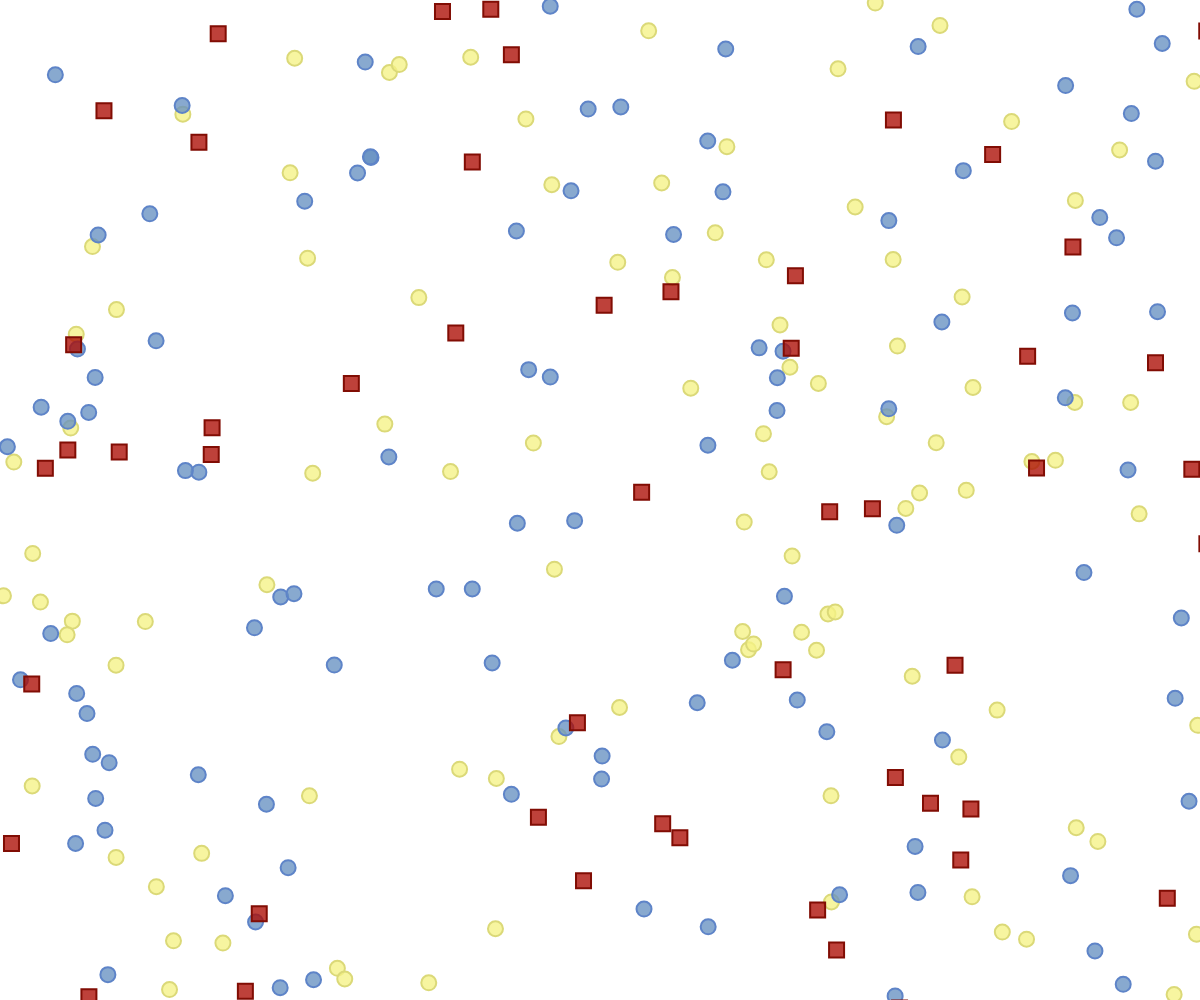
Frame 1 (no input)
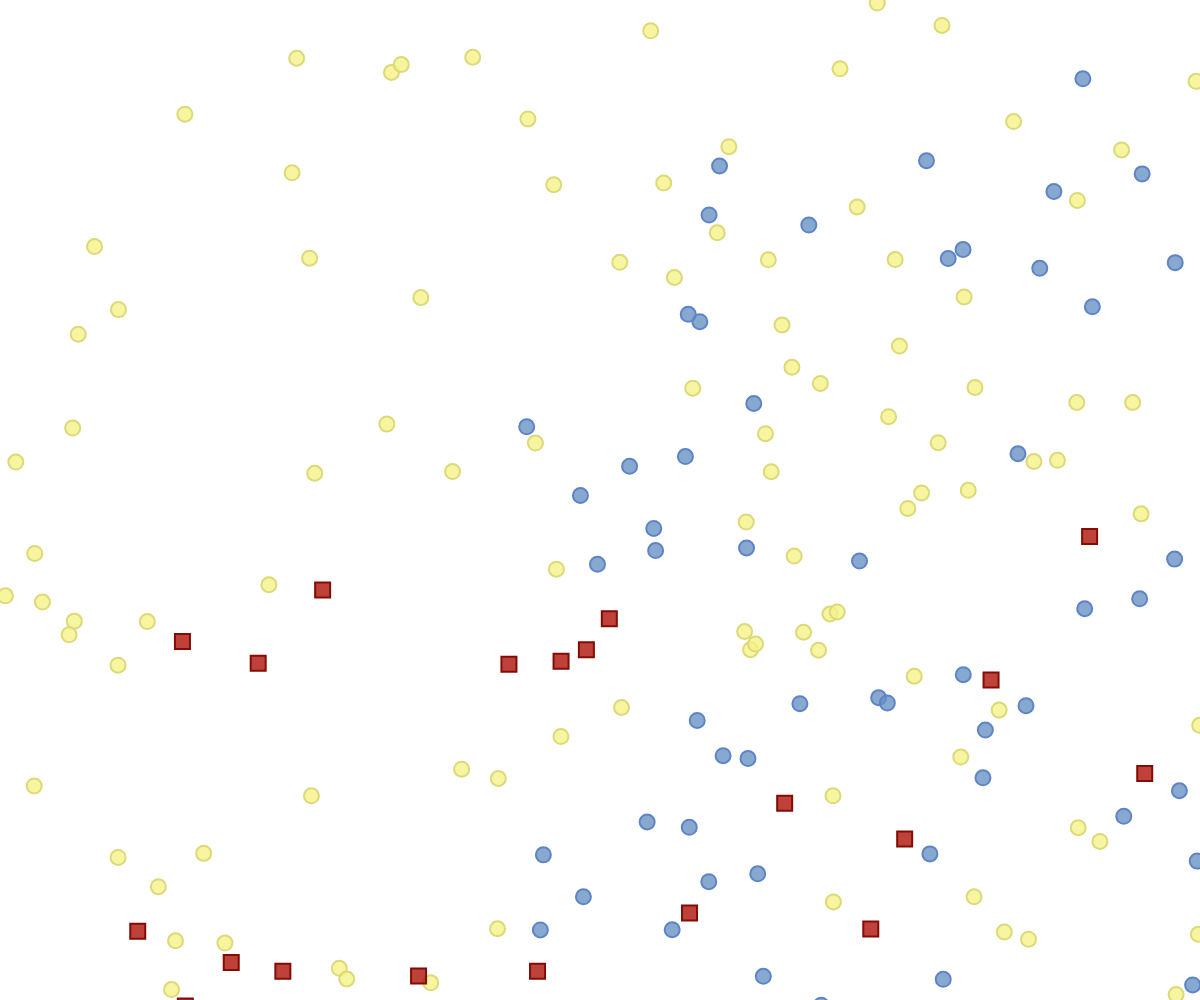
Frame 60 (no input)
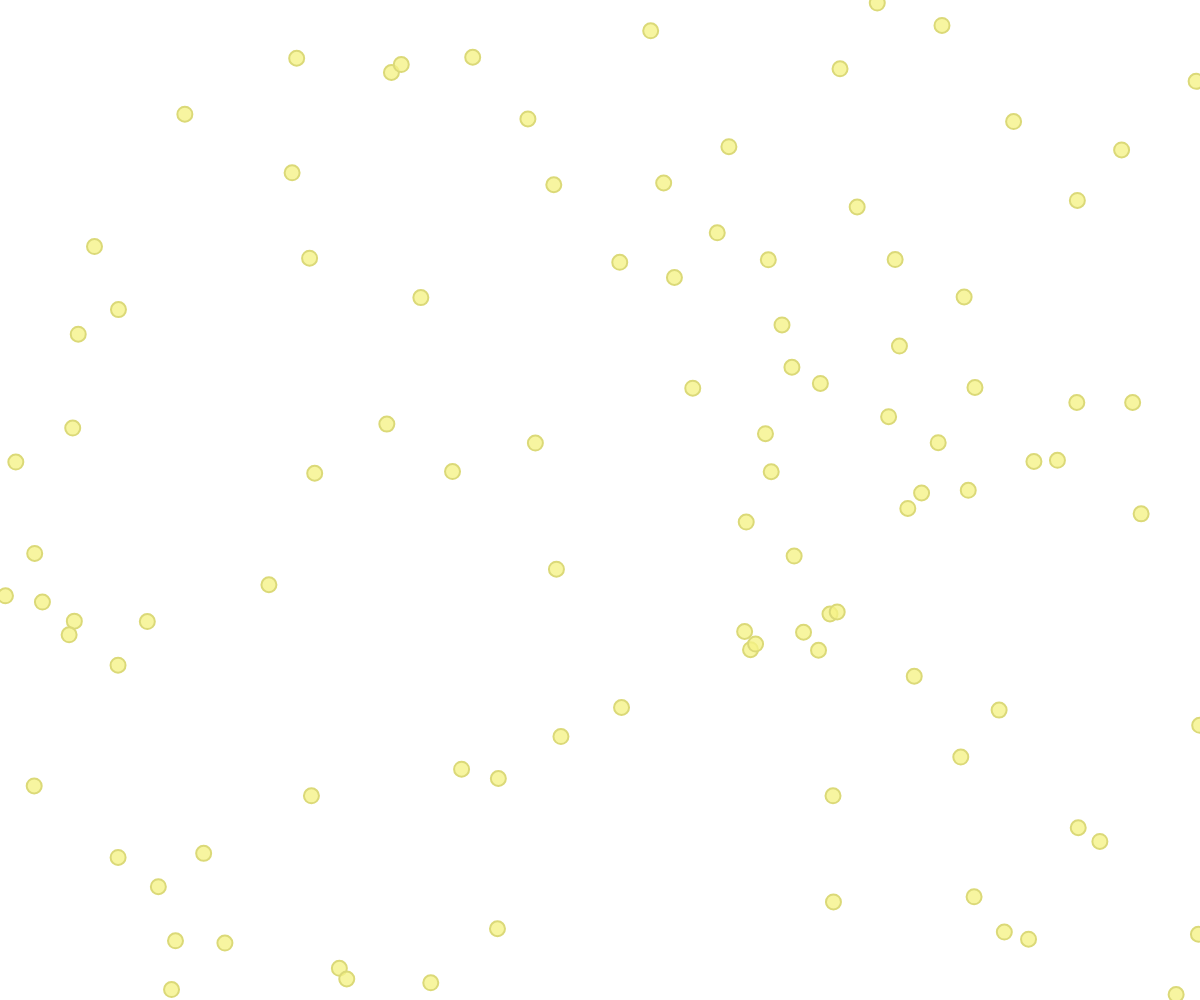
Frame 120 (the mouse pressed at the canvas centre since frame 60)

The p5.js sketch that drew these frames (run headless with seeded random() and noise() and a simulated clock; from frame 60 on, the mouse is pressed at the canvas centre):

// p5.js sketch
// ── sketch.js
var h, s, a;
var happiness = [];
var sadness = [];
var anger = [];

function setup() {
  createCanvas(windowWidth, windowHeight);
  h = 100;
  s = 100;
  a = 50;

  if (h > 0) {
    for (var i = 0; i <= h; i++) {
      var hh = new Happy(createVector(random(0, width), random(0, height)));
      happiness.push(hh);
    }
  }
  if (s > 0) {
    for (var d = 0; d <= s; d++) {
      var ss = new Sad(createVector(random(0, width), random(0, height)));
      sadness.push(ss);
    }
  }
  if (a > 0) {
    for (var w = 0; w <= a; w++) {
      var aa = new Angry(createVector(random(0, width), random(0, height)));
      anger.push(aa);
    }
  }
}

function draw() {
  background(255);
  for (var i = 0; i < happiness.length; i++) {
    happiness[i].update();
  }
  for (var d = 0; d < sadness.length; d++) {
    sadness[d].update();
  }
  for (var w = 0; w < anger.length; w++) {
    anger[w].update();
  }
}
// ── Angry.js
function Angry(position) {
  this.velocity = createVector(random(1, 2), random(1, 2));
  this.position = position.copy();

  this.update = function() {
    var r = random(1);
    if (r < 0.5) {
      this.velocity.y = (this.velocity.y + .5);
    }
    this.position.add(this.velocity);
    this.display();
  }

  this.display = function() {
    stroke(129, 13, 4);
    strokeWeight(2);
    fill(173, 13, 4, 200);
    rect(this.position.x, this.position.y, 15, 15);
  }
}
// ── Happy.js
function Happy(position) {
  this.position = position.copy();
  //this.x = x;
  //this.y = y;

  this.update = function() {
    if (frameCount % 5 === 0) {
      this.position.x +=2;
    } else if (frameCount % 5 == 1) {
      this.position.x -=2;
    } 
    this.display();
  }

  this.display = function() {
    stroke(219, 217, 120);
    strokeWeight(2);
    fill(245, 242, 134, 200);
    ellipse(this.position.x, this.position.y, 15, 15);
  }
}
// ── Sad.js
function Sad(position) {
  this.velocity = createVector(random(1, 2), random(1, 2));
  this.position = position.copy();

  this.update = function() {
    var r = random(1);
    if (r < 0.5) {
      this.velocity.x = (this.velocity.x + .5);
    } else if (r > 0.5) {
      this.velocity.x - .5;
    } else if (r < 0.6) {
      this.velocity.y++;
    } else {
      this.velocity.y--;
    }
    this.position.add(this.velocity);
    this.display();
  }

  this.display = function() {
    stroke(94, 132, 200);
    strokeWeight(2);
    fill(103, 145, 194, 200);
    ellipse(this.position.x, this.position.y, 15, 15);
  }
}
